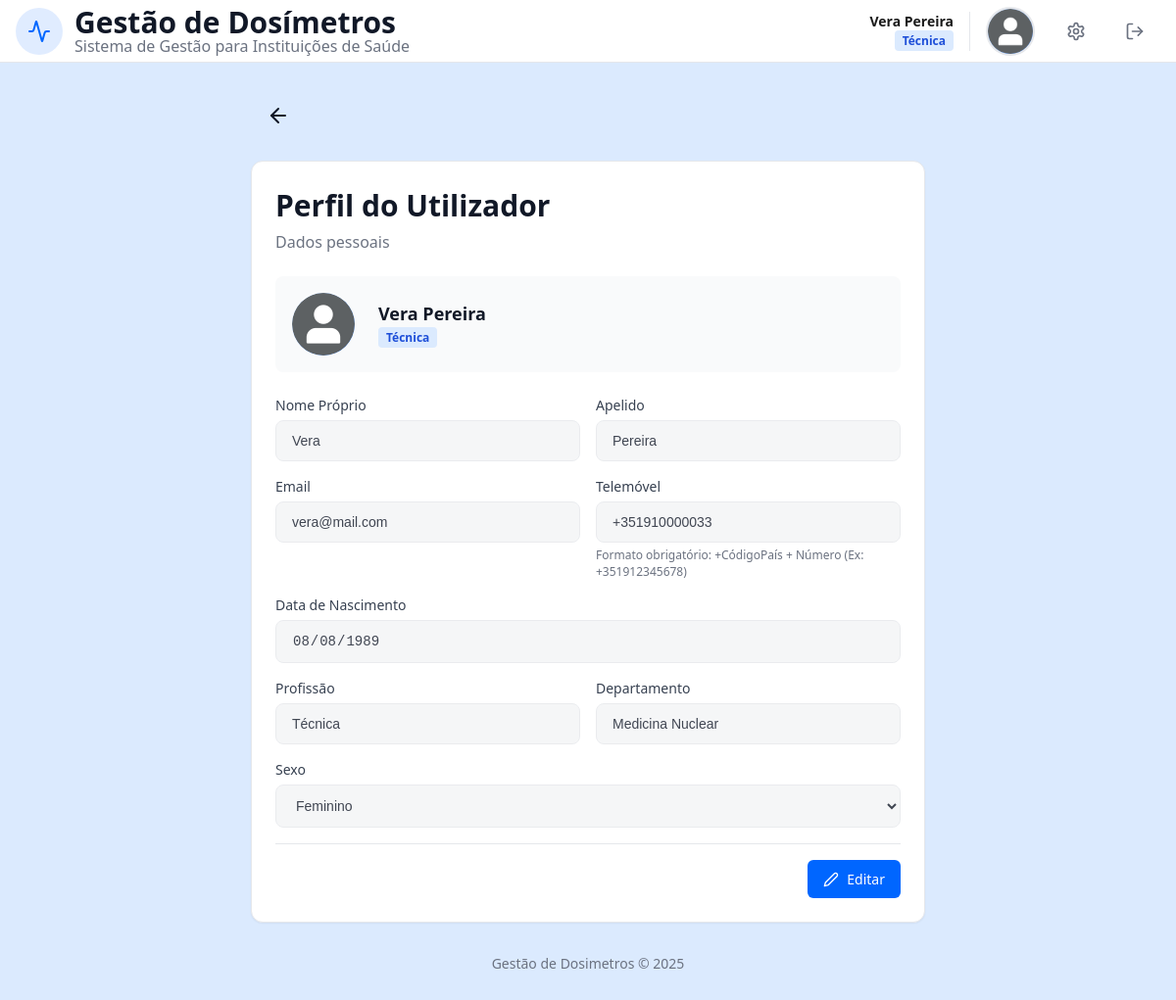
The app's page /perfil.php (signed in) with its own data.
### tables this page shows
CREATE TABLE User (
    idU INTEGER PRIMARY KEY AUTOINCREMENT,
    name TEXT NOT NULL,
    surname TEXT NOT NULL, 
    birthDate DATE NOT NULL,
    sex TEXT CHECK(sex IN ('Female', 'Male', 'Other')) NOT NULL,
    email TEXT UNIQUE NOT NULL, 
    password TEXT NOT NULL,
    phoneN TEXT CHECK(phoneN GLOB '+[0-9][0-9][0-9]*'),
    userType TEXT CHECK(userType IN ('Administrador', 'Físico Médico', 'Profissional de Saúde')) NOT NULL,
    userStatus BOOLEAN DEFAULT 1,
    profilePic TEXT DEFAULT 'foto/12225881.png'
);

CREATE TABLE HealthProfessional (
    idHP INTEGER PRIMARY KEY AUTOINCREMENT,
    idU INTEGER UNIQUE NOT NULL,
    profession TEXT NOT NULL,
    department TEXT NOT NULL,
    FOREIGN KEY (idU) REFERENCES User(idU) ON DELETE CASCADE
);

### perfil.php (the view, shortened to what this page needs)
<?php
require_once "templates/header.php";
require_once "templates/nav.php";
require_once "templates/footer.php";
$db = getDatabaseConnection();
$stmt = $db->prepare("SELECT * FROM User WHERE idU = ?");
$stmt->execute([$_SESSION['idU']]);
$user = $stmt->fetch();
$isEditing = isset($_GET['edit']) && $_GET['edit'] == 'true';
$disabledStr = $isEditing ? '' : 'disabled';
$profession = '';
$department = '';
$roleLabel = 'Utilizador';
$badgeClass = 'badge-gray';
if ($user['userType'] === 'Profissional de Saúde') {
    $stmtHP = $db->prepare("SELECT profession, department FROM HealthProfessional WHERE idU = ?");
    $stmtHP->execute([$user['idU']]);
    $hpData = $stmtHP->fetch();
    if ($hpData) {
        $profession = $hpData['profession'];
        $department = $hpData['department'];
    }
    $badgeClass = 'badge-blue';
    $roleLabel = !empty($profession) ? $profession : 'Profissional de Saúde';
} elseif ($user['userType'] === 'Físico Médico') {
    $profession = 'Físico Médico';
    $department = 'Física Médica';
    $badgeClass = 'badge-purple';
    $roleLabel = 'Físico Médico';
} elseif ($user['userType'] === 'Administrador') {
    $badgeClass = 'badge-red';
    $roleLabel = 'Administrador';
}
$initials = strtoupper(substr($user['name'], 0, 1) . substr($user['surname'], 0, 1));
$foto_url = !empty($user['profilePic']) ? $user['profilePic'] : null;
$title = "Perfil";
?>
<?php header_set($title); ?>
<body>
    <div class="page-wrapper">
        <?php nav_set(); ?>
        <main class="main-container profile-limit">
            <div class="profile-header-flex mb1_5">
                <div class="user-area">
                    <a href="index.php" class="btn voltar" title="Voltar">
                        <svg xmlns="http://www.w3.org/2000/svg" width="24" height="24" viewBox="0 0 24 24" fill="none" stroke="currentColor" stroke-width="2" stroke-linecap="round" stroke-linejoin="round">
                            <path d="m12 19-7-7 7-7"></path>
                            <path d="M19 12H5"></path>
                        </svg>
                    </a>
                </div>
            </div>
            <div class="card1">
                <div class="card1-header">
                    <h1 class="card1-title">Perfil do Utilizador</h1>
                    <p class="subtitulo"><?php echo $isEditing ? "Edite os seus dados" : "Dados pessoais"; ?></p>
                </div>
                <div class="card1-content">
                    <div class="foto-section-gray">
                        <div class="foto-circle-large">
                            <?php if ($foto_url): ?>
                                <img src="<?php echo htmlspecialchars($foto_url) . '?t=' . time(); ?>" alt="Foto">
                            <?php else: ?>
                                <span><?php echo $initials; ?></span>
                            <?php endif; ?>
                        </div>
                        <div>
                            <p class="nome">
                                <?php echo htmlspecialchars($user['name'] . ' ' . $user['surname']); ?>
                            </p>
                            <span class="role-badge <?php echo $badgeClass; ?>" class="etiqueta">
                                <?php echo htmlspecialchars($roleLabel); ?>
                            </span>
                        </div>
                    </div>
                    <form id="profileForm" action="processa_perfil.php" method="POST" enctype="multipart/form-data">
                        <div class="profile-form-grid">
                            <div>
                                <label class="profile-label" for="name">Nome Próprio</label>
                                <input type="text" id="name" name="name" class="profile-input" value="<?php echo htmlspecialchars($user['name']); ?>" <?php echo $disabledStr; ?> required minlength="2">
                            </div>
                            <div>
                                <label class="profile-label" for="surname">Apelido</label>
                                <input type="text" id="surname" name="surname" class="profile-input" value="<?php echo htmlspecialchars($user['surname']); ?>" <?php echo $disabledStr; ?> required minlength="2">
                            </div>
                            <div>
                                <label class="profile-label">Email</label>
                                <input type="email" class="profile-input" value="<?php echo htmlspecialchars($user['email']); ?>" disabled>
                            </div>
                            <div>
                                <label class="profile-label">Telemóvel</label>
                                <input
                                    type="text"
                                    id="phoneN"
                                    name="phoneN"
                                    class="profile-input"
                                    value="<?php echo htmlspecialchars($user['phoneN']); ?>"
                                    <?php echo $disabledStr; ?>
                                    placeholder="+351912345678"
                                    pattern="^\+[0-9]{9,15}$"
                                    title="Deve começar com '+' seguido do indicativo e número (Ex: +351912345678)">
                                <p class="comentario-tel">
                                    Formato obrigatório: +CódigoPaís + Número (Ex: +351912345678)
                                </p>
                            </div>
                            <div class="g2">
                                <label class="profile-label" for="birthDate">Data de Nascimento</label>
                                <input type="date" id="birthDate" name="birthDate" class="profile-input" value="<?php echo htmlspecialchars($user['birthDate']); ?>" <?php echo $disabledStr; ?> required>
                            </div>
                            <?php if ($user['userType'] === 'Profissional de Saúde' || $user['userType'] === 'Físico Médico'): ?>
                                <div>
                                    <label class="profile-label">Profissão</label>
                                    <input type="text" class="profile-input" value="<?php echo htmlspecialchars($profession); ?>" disabled>
                                </div>
                                <div>
                                    <label class="profile-label">Departamento</label>
                                    <input type="text" name="department" class="profile-input" value="<?php echo htmlspecialchars($department); ?>"
                                        <?php echo ($isEditing && $user['userType'] === 'Profissional de Saúde') ? '' : 'disabled'; ?>>
                                </div>
                            <?php endif; ?>
                            <div class="g2">
                                <label class="profile-label" for="sex">Sexo</label>
                                <select id="sex" name="sex" class="profile-input" <?php echo $disabledStr; ?>>
                                    <option value="Female" <?php echo ($user['sex'] === 'Female') ? 'selected' : ''; ?>>Feminino</option>
                                </select>
                            </div>
                        </div>
                        <div class="profile-actions">
                            <?php if (!$isEditing): ?>
                                <a href="perfil.php?edit=true" class="btn btn-primary">
                                    <span class="lapis">
                                        <svg xmlns="http://www.w3.org/2000/svg" width="16" height="16" viewBox="0 0 24 24" fill="none" stroke="currentColor" stroke-width="2" stroke-linecap="round" stroke-linejoin="round">
                                            <path d="M17 3a2.828 2.828 0 1 1 4 4L7.5 20.5 2 22l1.5-5.5L17 3z"></path>
                                        </svg>
                                        Editar
                                    </span>
                                </a>
                            <?php endif; ?>
                        </div>
                    </form>
                </div>
            </div>
        </main>
        <?php renderFooter(); ?>
    </div>
</body>
</html>

### templates/header.php (shortened to what this page needs)
<?php function header_set($title = 'Gestão de Dosímetros') { ?>
    <!DOCTYPE html>
    <html lang="pt">
    <head>
        <link rel="stylesheet" href="css/style.css">
        <link rel="stylesheet" href="css/responsive.css">
    </head>
<?php } ?>

### templates/nav.php (shortened to what this page needs)
<?php function nav_set() {
    $userName = isset($_SESSION['name']) ? $_SESSION['name'] : 'Utilizador';
    $userSurname = isset($_SESSION['surname']) ? $_SESSION['surname'] : '';
    $userType = isset($_SESSION['userType']) ? $_SESSION['userType'] : '';
    $profilePic = isset($_SESSION['profilePic']) ? $_SESSION['profilePic'] : 'foto/12225881.png';
    $roleLabel = isset($_SESSION['roleLabel']) ? $_SESSION['roleLabel'] : $userType;
    $badgeClass = 'badge-blue';
    ?>
            <header class="header1">
                <div class="header-container">
                    <div class="logo-area">
                        <div class="logo-box">
                            <img src="css/icon.svg" width="48" height="48" alt="Logo">
                        </div>
                        <div class="logo-text">
                            <h1>Gestão de Dosímetros</h1>
                            <p>Sistema de Gestão para Instituições de Saúde</p>
                        </div>
                    </div>
                    <div class="user-area">
                        <div class="user-info">
                            <span class="user-name">
                                <?php echo htmlspecialchars($userName . ' ' . $userSurname); ?>
                            </span>
                            <span class="role-badge <?php echo $badgeClass; ?>">
                                <?php echo htmlspecialchars($roleLabel); ?>
                            </span>
                        </div>
                        <img src="<?php echo htmlspecialchars($profilePic). '?t=' . time(); ?>" alt="Perfil" class="profile-pic">
                        <div class="action-buttons">
                            <a href="perfil.php" class="btn btn-header" title="Perfil do Utilizador">
                            </a>
                            <a href="LogOut.php" class="btn btn-header" title="Sair">
                                <svg xmlns="http://www.w3.org/2000/svg" width="20" height="20" viewBox="0 0 24 24" fill="none" stroke="currentColor" stroke-width="2" stroke-linecap="round" stroke-linejoin="round">
                                    <path d="M9 21H5a2 2 0 0 1-2-2V5a2 2 0 0 1 2-2h4"/>
                                    <polyline points="16 17 21 12 16 7"/>
                                    <line x1="21" x2="9" y1="12" y2="12"/>
                                </svg>
                            </a>
                        </div>
                    </div>
                </div>
            </header>
<?php } ?>

### templates/footer.php
<?php function renderFooter() { ?>
            <footer class="footer mb2">
                Gestão de Dosimetros © 2025
            </footer>
<?php } ?>

### css/responsive.css (style rules this page uses)
@media (min-width: 769px) { .profile-form-grid { grid-template-columns: 1fr 1fr; } }
@media (min-width: 769px) { .g2 { grid-column: span 2; } }

### records on screen
user: profilePic (picture), name+surname "Vera Pereira", name "Vera", surname "Pereira", email "vera@mail.com", phoneN "+351910000033", birthDate "08/08/1989", sex "Feminino"
healthprofessional: profession "Técnica", department "Medicina Nuclear"

### other values on screen
$userName . ' ' . $userSurname "Vera Pereira"
$roleLabel "Técnica"
